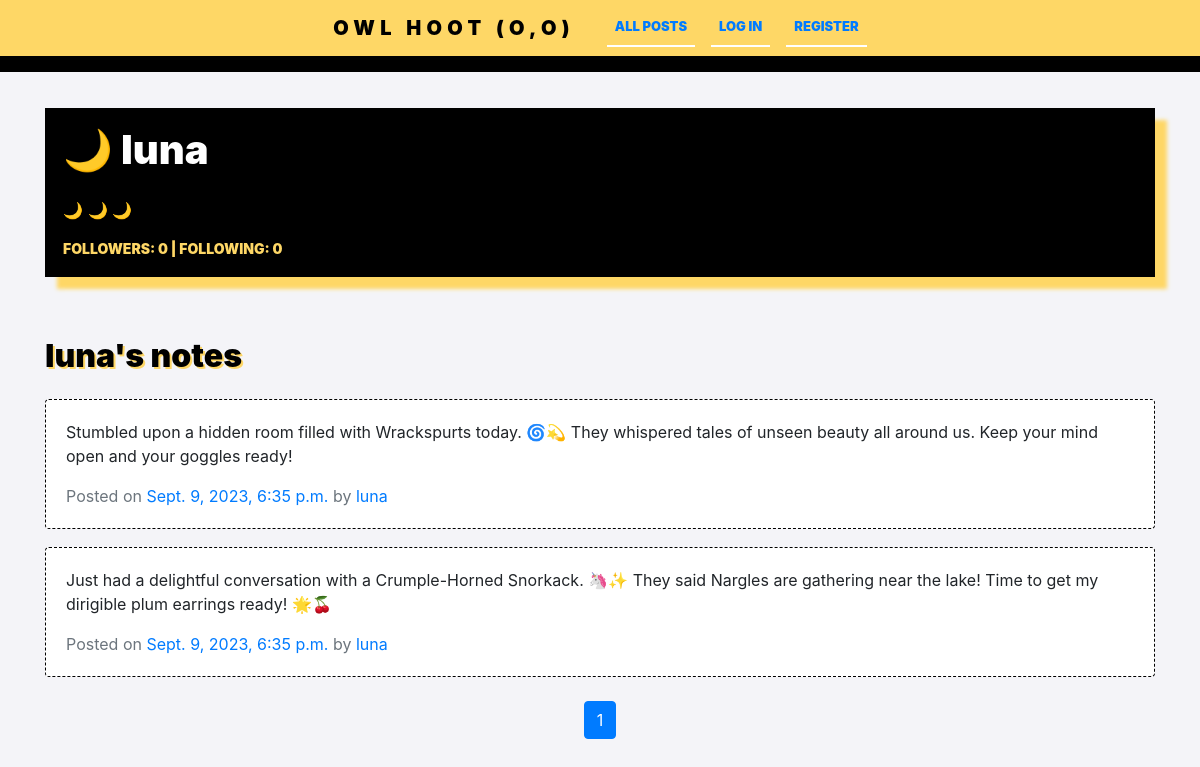
The page /profile/luna on the database as committed earlier.
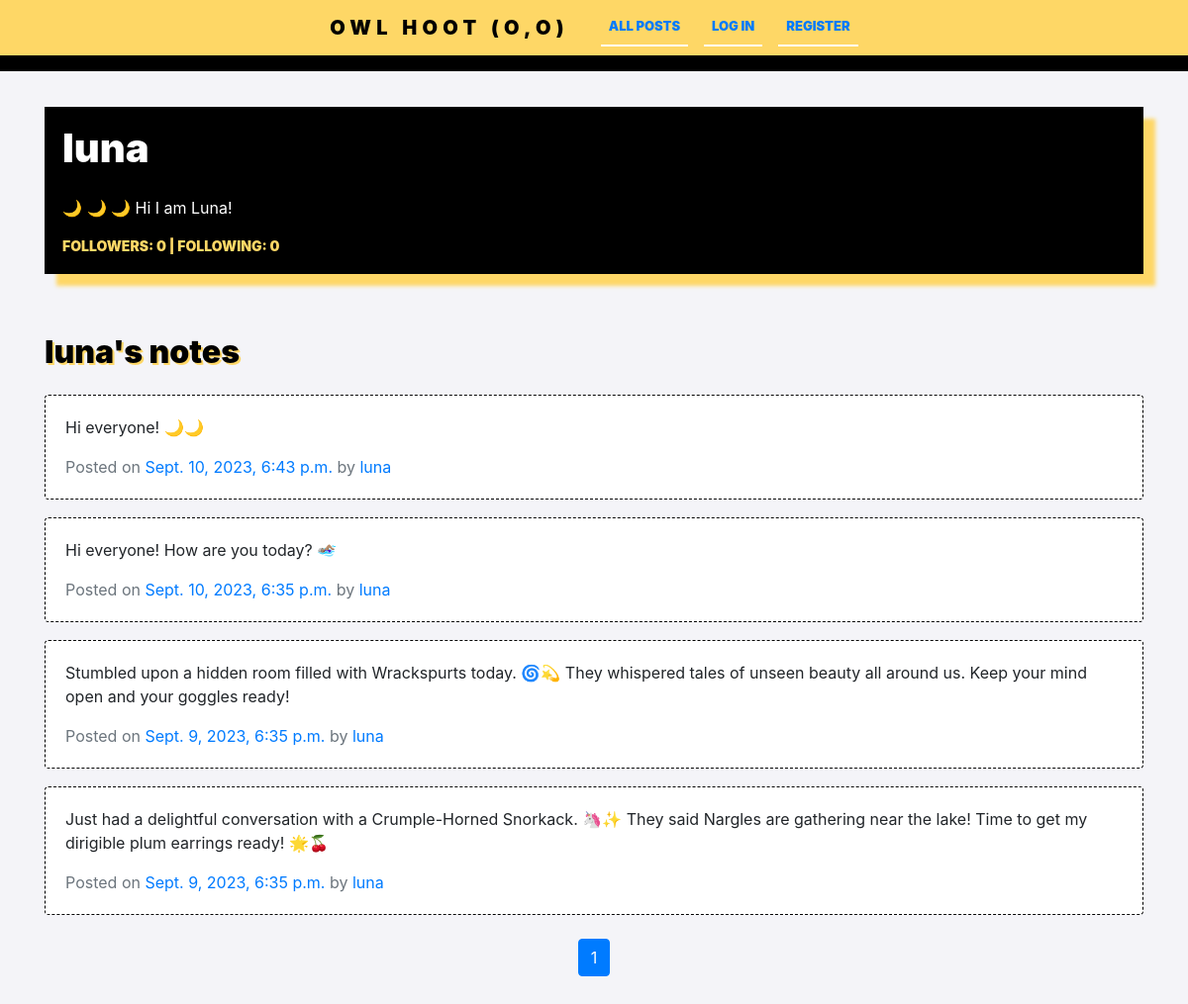
The same page on the database as committed later.
### network/models.py (models this page shows, shortened)
class User(AbstractUser):
    first_name = models.CharField(max_length=24)
    last_name = models.CharField(max_length=48)
    bio = models.TextField(blank=True, max_length=140)
    emoji = models.CharField(max_length=2, blank=True)
    followers = models.ManyToManyField('self', symmetrical=False, related_name='following')
    def __str__(self):
        return f"{ self.username }"

class Note(models.Model):
    note_id = models.AutoField(primary_key=True)
    owner = models.ForeignKey(User, on_delete=models.CASCADE, related_name="user_notes")
    note_content = models.TextField(blank=True, max_length=280)
    created = models.DateTimeField(auto_now_add=True)
    edited = models.TextField(blank=True)
    likers = models.ManyToManyField(User, blank=True, related_name="liked_by")

### network/views.py (the view)
# urls.py: path("profile/<str:username>", views.profile, name="profile"),
def profile(request, username):
    profile = User.objects.get(username=username)
    notes = Note.objects.filter(owner=profile).order_by('-created')
    paginator = Paginator(notes, 10) # Show 10 contacts per page.
    page_number = request.GET.get('page')
    page_obj = paginator.get_page(page_number)
    title_notes = f" {profile.username}'s notes"
    if request.user.is_authenticated:
        is_following = request.user.is_following(profile)
    else:
        is_following = False
    return render(request, "network/profile.html", {
                                                    "profile": profile,
                                                    "page_obj": page_obj,
                                                    "title_notes": title_notes,
                                                    "is_following": is_following })

### network/templates/network/profile.html (shortened to what this page needs)
{% extends "network/layout.html" %}
{% block body %}
<div  id="profile">
        <h1> {{profile.emoji }} {{ profile.username }} </h1>
        {% if profile.bio %}
        <p> {{ profile.bio }} </p>
        {% else %}
        <p> // This wizard didn't write a bio // </p>
        {% endif %}
        <div class="connections" id="connections"> FOLLOWERS: {{ profile.followers.count }} | FOLLOWING: {{profile.following.count }} </div>
</div>
{% include 'network/notes.html' %}
{% endblock %}

### network/templates/network/layout.html (shortened to what this page needs)
{% load static %}
<!DOCTYPE html>
<html lang="en">
    <head>
        <link rel="stylesheet" href="https://stackpath.bootstrapcdn.com/bootstrap/4.4.1/css/bootstrap.min.css">
        <link href="{% static 'network/styles.css' %}" rel="stylesheet">
    </head>
    <body>
        <nav class="navbar navbar-expand-lg">
            <div class="mx-auto d-block">
                <div class="container-fluid" >
                    <a class="navbar-brand" href="{% url 'index' %}">      OWL HOOT     (o,o)</a>
                    <ul class="navbar-nav mr-auto">
                        <li class="nav-item">
                        <a class="nav-link" href="{% url 'index' %}">All Posts</a>
                        </li>
                        {% if user.is_authenticated %}
                            <li class="nav-item">
                                <a class="nav-link" href="{% url 'following' %}">Following</a>
                            </li>
                            <li class="nav-item">
                                <a class="nav-link" href="{% url 'logout' %}">Log Out</a>
                            </li>
                        {% else %}
                            <li class="nav-item">
                                <a class="nav-link" href="{% url 'login' %}">Log In</a>
                            </li>
                            <li class="nav-item">
                                <a class="nav-link" href="{% url 'register' %}">Register</a>
                            </li>
                        {% endif %}
                  </ul>
                </div>
            </div>
          </nav>
        <div class="body container">
            {% block body %}
            {% endblock %}
        </div>
    </body>
</html>

### network/templates/network/notes.html (shortened to what this page needs)
<div  id="all_posts">
    <h2> {{ title_notes }}  </h2>
    {% for note in page_obj %}
    <div class="card w-100">
        <div class="card-body">
          <p class="card-text" id="note_{{ note.note_id }}" >{{ note.note_content }}</p>
          <p class="card-text text-muted ">Posted on <a href="{% url 'note' note.note_id %}">{{note.created}}</a> by <a href="{% url 'profile' note.owner %}"> {{ note.owner }}</a> </p>
        </div>
    </div>
    {% empty %}
    <div class="card w-100">
        <div class="card-body">
          <h5 class="card-title">There are no notes yet. Why don't you create one?</h5>
        </div>
    </div>
    {% endfor %}
</div>
<nav class="nav nav_pagination" >
  <div class="mx-auto d-block">
    <ul class="pagination">
      <li class="page-item active">
        <span class="page-link">{{ page_obj.number }}</span>
      </li>
  </ul>
  </div>
</nav>

### network/static/network/styles.css (style rules this page uses)
body { background-color: #f4f4f8; padding-bottom: 48px; }
.navbar { background-color: #fed766; border-bottom: 16px solid #000; }
.navbar-brand { color: #000; font-weight: 900; letter-spacing: 4pt; text-transform: capitalize; }
#profile { background-color: #000; color: #fff; padding: 18px; margin-top: 36px; box-shadow: #fed766 12px 12px 4px; }
#profile h1 { color: #fff; font-weight: 900; margin-bottom: 24px; }
.connections { font-size: 14px; color: #fed766; font-weight: 900; }
#new_post_form h1, #all_posts h2, article h3, .register h2 { color: #000; text-shadow: 2px 2px 0px #fed766; font-weight: 900; margin-bottom: 24px; }
#all_posts { margin-top: 60px; }
#all_posts .card { margin-top: 18px; }
.card { border: #000 1px dashed; }
.btn, .nav-link { font-weight: 900; font-size: small; text-transform: uppercase; }
.nav-link { margin-left: 16px; border-bottom: #fff 2px solid; }
.nav_pagination { margin-top: 24px; }

Rows that differ between the two databases and show on the page:
changed User "luna": bio "🌙 🌙 🌙" → "🌙 🌙 🌙 Hi I am Luna!"; emoji "🌙" → (not shown)
added Note: note_content "Hi everyone! 🌙🌙", created "Sept. 10, 2023, 6:43 p.m.", owner "luna"
added Note: note_content "Hi everyone! How are you today? 🏊🏽‍♀️", created "Sept. 10, 2023, 6:35 p.m.", owner "luna"
